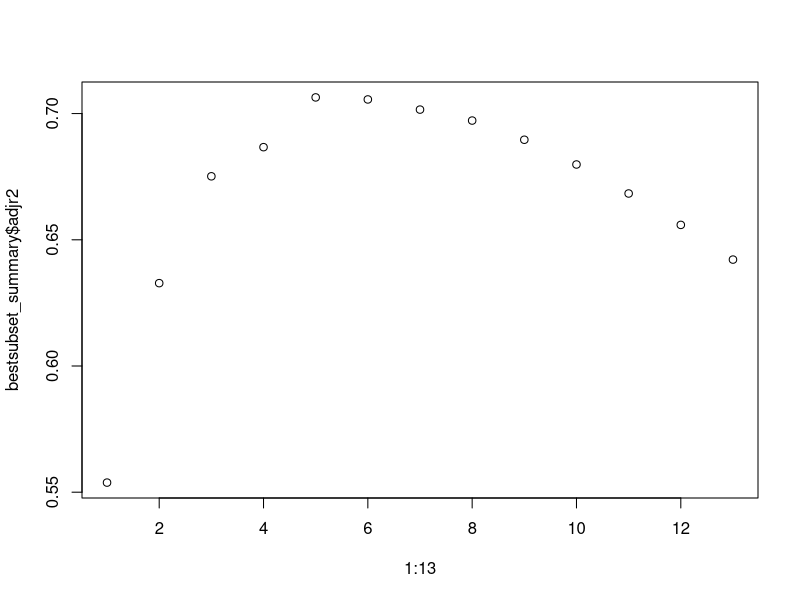
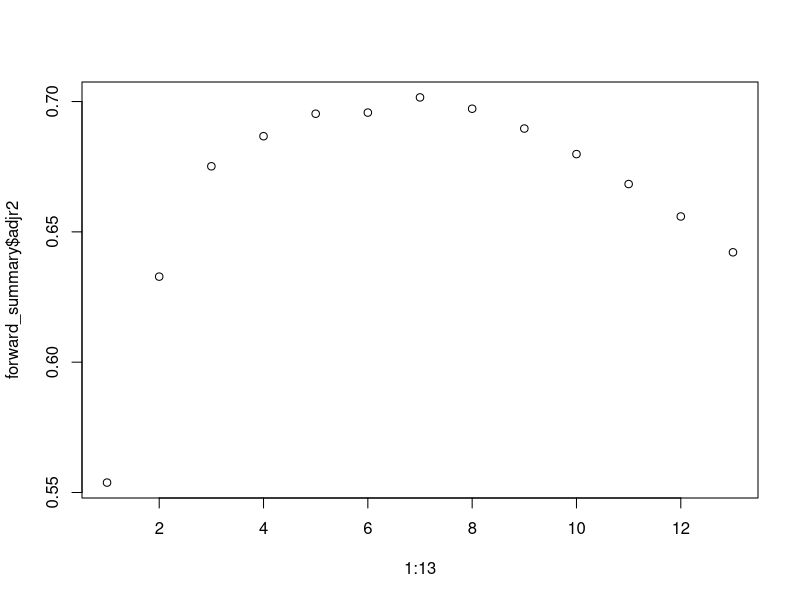
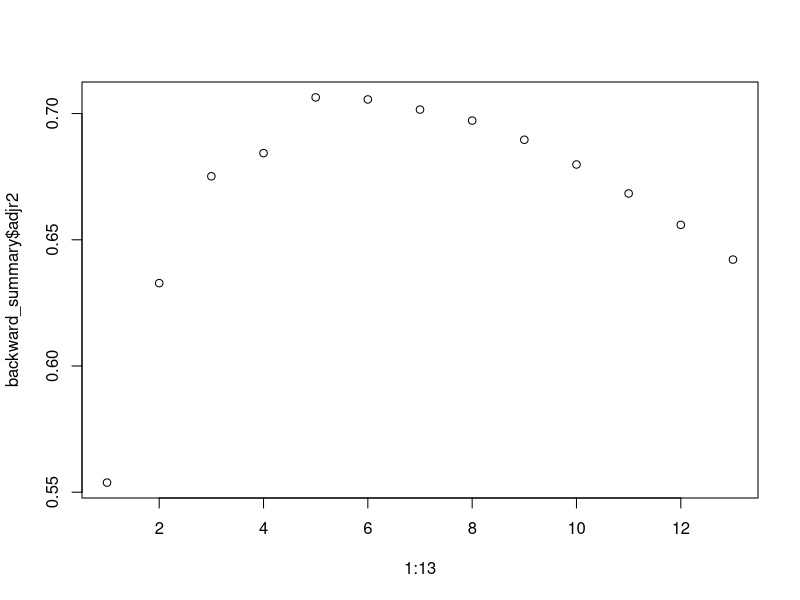

Reproduce these figures in R, in order.

############ Homework 5 Problem 1 ################
hw5_data = read.csv("highway.csv")


##best subset regression
library(leaps)
bestsubset_reg = regsubsets(Rate~.,data=hw5_data,nvmax=13)
bestsubset_summary = summary(bestsubset_reg)
plot(1:13, bestsubset_summary$adjr2)
coef(bestsubset_reg,
     which.max(bestsubset_summary$adjr2))

bestsubset_model = lm(Rate~Len+Slim+Sigs+Acpt+Pa,
                      data=hw5_data)

#Forward stepwise regression
forward_reg = regsubsets(Rate~.,data=hw5_data,
                         nvmax=13,method="forward")
forward_summary = summary(forward_reg)
plot(1:13, forward_summary$adjr2)
coef(forward_reg,
     which.max(forward_summary$adjr2))

forward_model = lm(Rate~Len+Trks+Slim+Sigs+Acpt+Pa+Fai,
                      data=hw5_data)

#backward stepwise regression
backward_reg = regsubsets(Rate~.,data=hw5_data,
                         nvmax=13,method="backward")
backward_summary = summary(backward_reg)
plot(1:13, backward_summary$adjr2)
coef(backward_reg,
     which.max(backward_summary$adjr2))

backward_model = lm(Rate~Len+Slim+Sigs+Acpt+Pa,
                      data=hw5_data)

##### Cross Validation #####
library(boot)

bestsubset_glm = glm(Rate~Len+Slim+Sigs+Acpt+Pa,
                     data=hw5_data)
cv.error.bestsubsets=cv.glm(hw5_data,
                            bestsubset_glm,
                            K=10)$delta[1]

forward_glm = glm(Rate~Len+Trks+Slim+Sigs+Acpt+Pa+Fai,
                  data=hw5_data)
cv.error.forward=cv.glm(hw5_data,
                            forward_glm,
                            K=10)$delta[1]

backward_glm = glm(Rate~Len+Slim+Sigs+Acpt+Pa,
                     data=hw5_data)
cv.error.backward=cv.glm(hw5_data,
                            backward_glm,
                            K=10)$delta[1]
